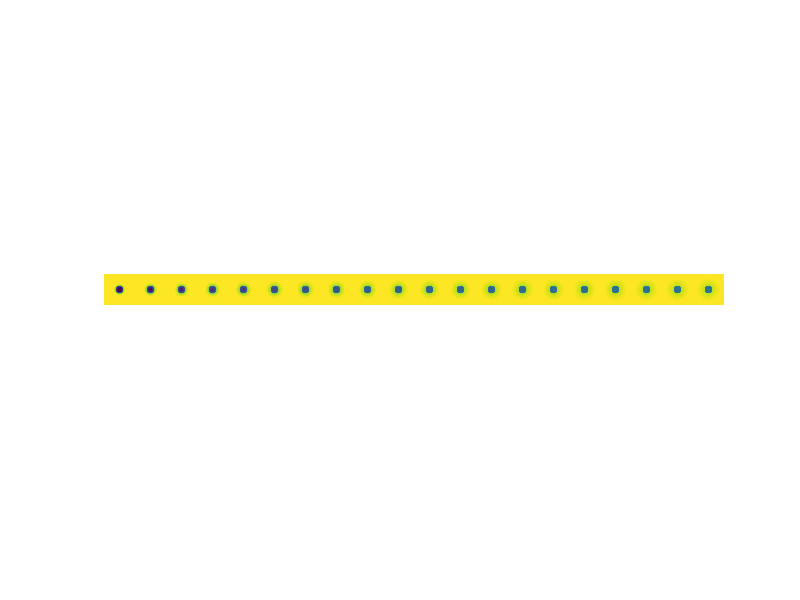

Here is the MATLAB script that generated this plot:
%% Initialization.
% clear
clc
close all hidden

%% Measurement parameters.
delta_t = 0.25; % s
number_of_post_bleach_images = 20;
number_of_pixels = 256;
number_of_pad_pixels = 256;
r_bleach_region = 32; % pixels

intensity_inside_bleach_region = 0.6;
intensity_outside_bleach_region = 0.9;

%% Particle parameters.
D = 400; % pixels^2 / s
k_on = 0.05; % 1/s
k_off = 0.05; % 1/s
mobile_fraction = 0.5;%0.8;

p_free_marginal = k_off / ( k_on + k_off );
p_bound_marginal = k_on / ( k_on + k_off );

%% Generate post bleach image data for pure diffusion.

% Initial condition. Create a high resolution initial condition which is 
% then downsampled to avoid too sharp edges.

upsampling_factor = 3;

[X, Y] = meshgrid(1:upsampling_factor*(number_of_pixels + 2 * number_of_pad_pixels), 1:upsampling_factor*(number_of_pixels + 2 * number_of_pad_pixels));
X = X - 0.5;
Y = Y - 0.5;
xc = number_of_pad_pixels + number_of_pixels / 2;
yc = number_of_pad_pixels + number_of_pixels / 2;

C0 = zeros(size(X));
C0( (X - upsampling_factor * xc).^2 + (Y - upsampling_factor * yc).^2 <= (upsampling_factor * r_bleach_region)^2 ) = intensity_inside_bleach_region;
C0( (X - upsampling_factor * xc).^2 + (Y - upsampling_factor * yc).^2 > (upsampling_factor * r_bleach_region)^2 ) = intensity_outside_bleach_region;

C0 = imresize(C0, [number_of_pixels + 2 * number_of_pad_pixels, number_of_pixels + 2 * number_of_pad_pixels]);

clear X Y

%% Time evolution of PDE system.

C = C0;

% number_of_time_points_fine_per_coarse = 350;
number_of_time_points_fine_per_coarse = 100;
dt = delta_t / number_of_time_points_fine_per_coarse;

[XP, YP] = meshgrid(-3:3, -3:3);
free_propagator = normpdf(XP, 0, sqrt(2*D*dt)) .* normpdf(YP, 0, sqrt(2*D*dt));
free_propagator = free_propagator / sum(free_propagator (:));
bound_propagator = zeros(size(XP));
bound_propagator(ceil(size(XP, 1) / 2), ceil(size(XP, 2) / 2)) = 1;

propagator = p_free_marginal * free_propagator + p_bound_marginal * bound_propagator

image_data_post_bleach = zeros(number_of_pixels, number_of_pixels, number_of_post_bleach_images);

tic
for current_post_bleach_image = 1:number_of_post_bleach_images
    disp(current_post_bleach_image)
    
    for current_time_fine = 1:number_of_time_points_fine_per_coarse
        
        C(1, :) = p_free_marginal * intensity_outside_bleach_region;
        C(end, :) = p_free_marginal * intensity_outside_bleach_region;
        C(:, 1) = p_free_marginal * intensity_outside_bleach_region;
        C(:, end) = p_free_marginal * intensity_outside_bleach_region;
        
        C = conv2(C, propagator, 'same');
    end
    
    image_data_post_bleach(:, :, current_post_bleach_image) = C(number_of_pad_pixels+1:end-number_of_pad_pixels, number_of_pad_pixels+1:end-number_of_pad_pixels);
end

% Take (im)mobile fraction into account.
image_data_post_bleach = mobile_fraction * image_data_post_bleach + ...
    (1 - mobile_fraction) * C0(number_of_pad_pixels+1:end-number_of_pad_pixels, number_of_pad_pixels+1:end-number_of_pad_pixels);
toc

%% Plot.
result_pde_special = [];
for current_image_post_bleach = 1:number_of_post_bleach_images
    result_pde_special = [result_pde_special, image_data_post_bleach(:, :, current_image_post_bleach)];
end
figure
imagesc(result_pde_special)
axis 'equal'
axis([0 number_of_post_bleach_images*number_of_pixels 0 number_of_pixels])
axis off
% 
% [X, Y] = meshgrid(1:number_of_pixels, 1:number_of_pixels);
% X = X - 0.5;
% Y = Y - 0.5;
% xc = number_of_pixels / 2;
% yc = number_of_pixels / 2;
% ind = find( (X - xc).^2 + (Y - yc).^2 <= r_bleach_region^2 );
% ind = ind(:);
% recovery_curve = zeros(1, number_of_post_bleach_images);
% for current_image_post_bleach = 1:number_of_post_bleach_images
%     slice = image_data_post_bleach(:, :, current_image_post_bleach);
%     recovery_curve(current_image_post_bleach) = mean(slice(ind));
% end
% figure
% plot(delta_t:delta_t:number_of_post_bleach_images*delta_t, recovery_curve)

